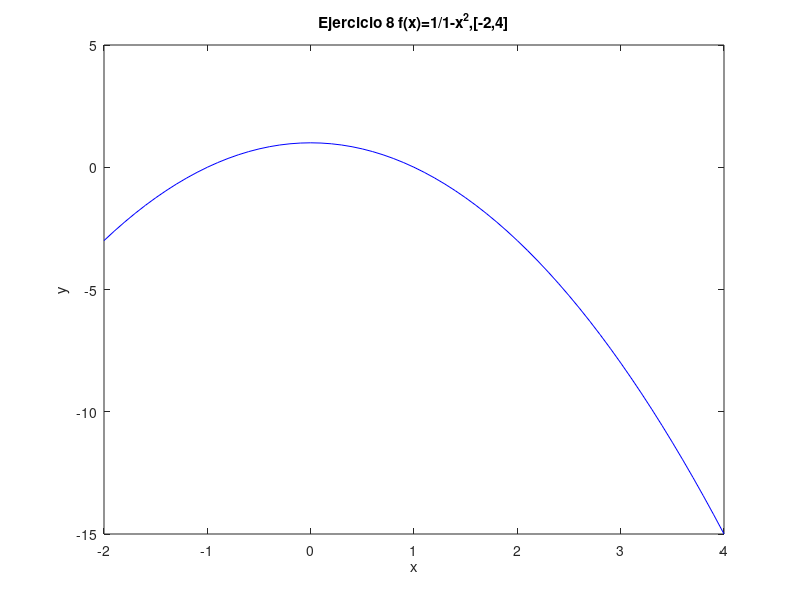

Source code (MATLAB):
% Octave Script
% Title			:1.5 Teorema de Existencia
% Description		:Script para graficar el ejericio 7 de la actividad 1.5
% Author		:Luis Gerardo Cardozo Carranza (Gerard_CRS) luiscardozo161002@gmail.com
% Date			:20210504
% sion		        :1
% Usage			:octave> /path/Teorema_de_Existencia_Actividad_1.5_Luis Gerardo Cardozo Carranza_3202
% Notes			:Requiere aplicacion octave usar en consola preferentemente.

%Actividad_Ejercicio 7 f(x)=1/1-x^2,[-2,4]
%Limpiar variables.
clear 
%Dominio de la funcion.
x=-2:0.1:4;
%Valor de la funcion.
y=(1./1-(x.^2));
%Genera la grafica 
plot(x,y,'b');
%Asigna un nombre a la grafica 
title("Ejercicio 8 f(x)=1/1-x^2,[-2,4]");
%Etiqueta para x
xlabel("x");
%Etiqueta para y
ylabel("y");
